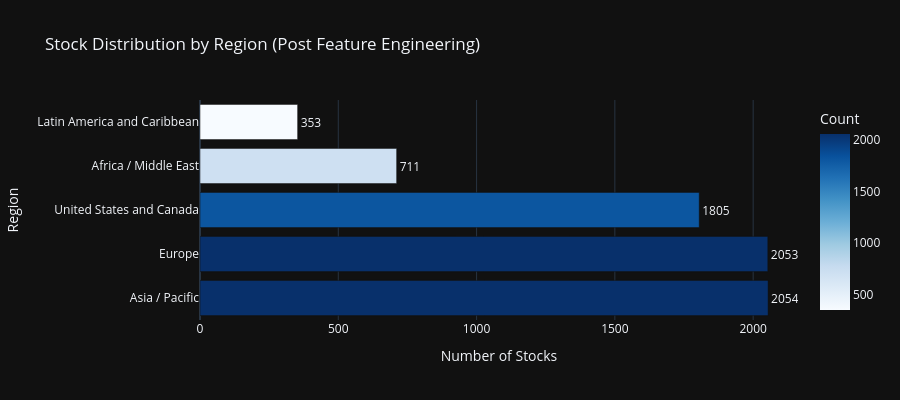
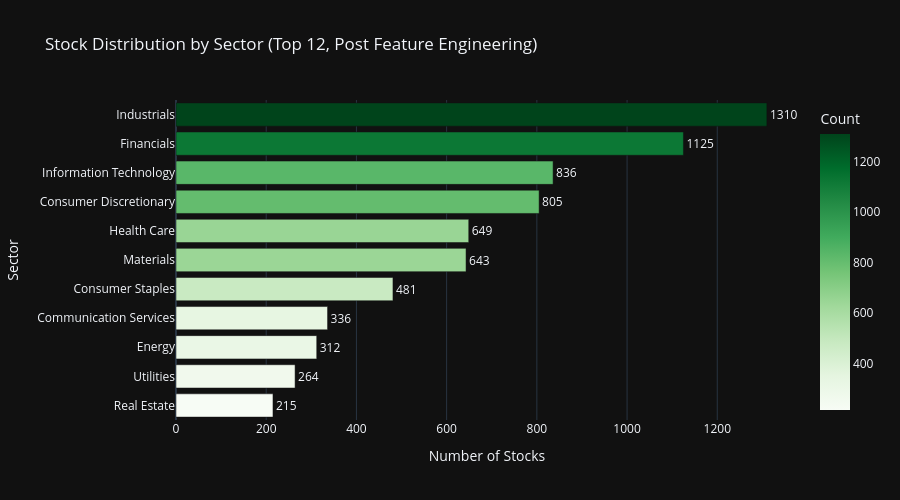
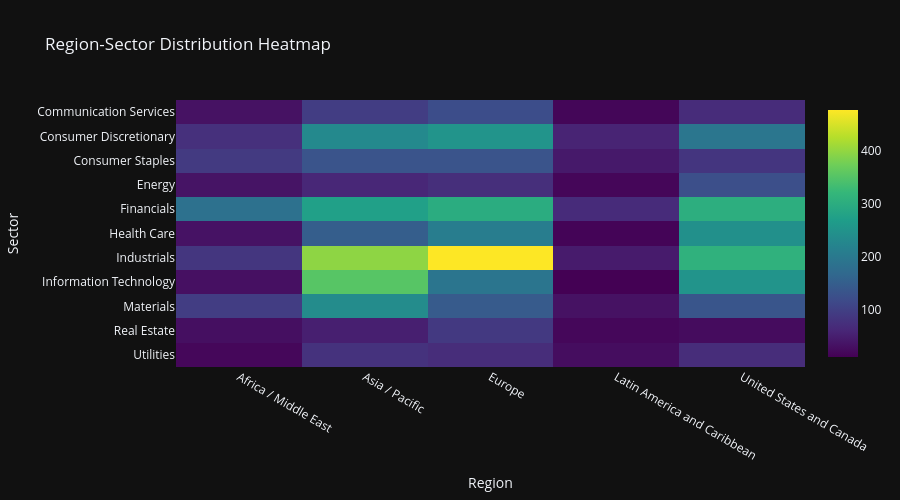
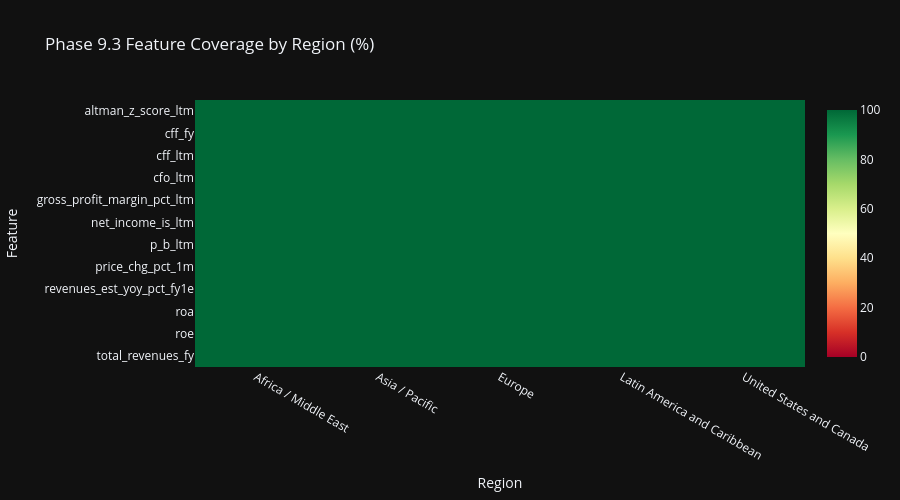

The code cell stored with these charts, in order, in its notebook:
### Markdown cell above
## Cell 7: Region & Sector Analytics with Feature Coverage

Section 17 compliant Plotly visualizations with dark theme.
Enhanced with Phase 9.3 feature analytics by region and sector.

### Code cell
# ============================================================================
# Cell 7: Region & Sector Analytics with Feature Coverage
# ============================================================================

print('=' * 80)
print('REGION & SECTOR ANALYTICS WITH FEATURE COVERAGE')
print('=' * 80)

# Use all_stocks_features (post feature engineering) for analytics
df_analytics = all_stocks_preprocessed

# Region distribution
if 'region' in df_analytics.columns:
    region_counts = df_analytics['region'].value_counts().reset_index()
    region_counts.columns = ['Region', 'Count']
    region_counts['Percentage'] = (region_counts['Count'] / region_counts['Count'].sum() * 100).round(1)

    fig_region = px.bar(
            region_counts,
            x='Count',
            y='Region',
            orientation='h',
            title='Stock Distribution by Region (Post Feature Engineering)',
            template=PLOTLY_TEMPLATE,
            color='Count',
            color_continuous_scale='Blues',
            text='Count',
            )
    fig_region.update_traces(
            textposition='outside',
            hovertemplate='<b>%{y}</b><br>Count: %{x}<br>Percentage: %{customdata[0]:.1f}%',
            customdata=region_counts[['Percentage']].values
            )
    fig_region.update_layout(
            xaxis_title='Number of Stocks',
            yaxis_title='Region',
            height=400,
            showlegend=False,
            )
    fig_region.show()

# Sector distribution (using TOP_N_SECTORS constant)
if 'sector' in df_analytics.columns:
    sector_counts = df_analytics['sector'].value_counts().head(TOP_N_SECTORS).reset_index()
    sector_counts.columns = ['Sector', 'Count']
    sector_counts['Percentage'] = (sector_counts['Count'] / len(df_analytics) * 100).round(1)

    fig_sector = px.bar(
            sector_counts.sort_values('Count'),
            x='Count',
            y='Sector',
            orientation='h',
            title=f'Stock Distribution by Sector (Top {TOP_N_SECTORS}, Post Feature Engineering)',
            template=PLOTLY_TEMPLATE,
            color='Count',
            color_continuous_scale='Greens',
            text='Count',
            )
    fig_sector.update_traces(
            textposition='outside',
            hovertemplate='<b>%{y}</b><br>Count: %{x}<br>Percentage: %{customdata[0]:.1f}%',
            customdata=sector_counts.sort_values('Count')[['Percentage']].values
            )
    fig_sector.update_layout(
            xaxis_title='Number of Stocks',
            yaxis_title='Sector',
            height=500,
            showlegend=False,
            )
    fig_sector.show()

# Region-Sector Heatmap
if 'region' in df_analytics.columns and 'sector' in df_analytics.columns:
    cross_tab = pd.crosstab(
            df_analytics['sector'],
            df_analytics['region']
            ).head(TOP_N_SECTORS)

    fig_heatmap = px.imshow(
            cross_tab,
            title='Region-Sector Distribution Heatmap',
            template=PLOTLY_TEMPLATE,
            color_continuous_scale='Viridis',
            aspect='auto',
            )
    fig_heatmap.update_layout(
            xaxis_title='Region',
            yaxis_title='Sector',
            height=500,
            )
    fig_heatmap.show()

print('\n✓ Distribution visualizations complete')

# ============================================================================
# Feature Coverage Analytics by Region and Sector
# ============================================================================
print('\n' + '=' * 80)
print('📊 PHASE 9.3 FEATURE ANALYTICS BY REGION & SECTOR')
print('=' * 80)

# Define key Phase 9.3 features for analysis (schema-driven from PHASE93_FEATURE_INPUTS)
# Select representative features from each category for coverage analysis
# Define key Phase 9.3 features for analysis (schema-driven from PHASE93_FEATURE_INPUTS)
# Use all 6 categories comprehensively for complete coverage
key_phase93_features = (
        PHASE93_FEATURE_INPUTS.get('profitability', [])[:5] +  # Margins, EBITDA, EBIT, net income
        PHASE93_FEATURE_INPUTS.get('valuation', [])[:5] +  # P/E, P/B, EV ratios
        PHASE93_FEATURE_INPUTS.get('momentum', [])[:5] +  # Price changes, returns
        PHASE93_FEATURE_INPUTS.get('quality_risk', [])[:5] +  # Altman Z, ROE, ROA, volatility
        PHASE93_FEATURE_INPUTS.get('cash_flow', [])[:5] +  # CFO, FCF, CFI, CFF
        PHASE93_FEATURE_INPUTS.get('growth', [])  # Revenue CAGR, growth estimates (all)
)
# Map input columns to engineered feature names where applicable
feature_mapping = {
    'return_on_equity_pct_ltm': 'roe',
    'return_on_assets_roa_pct_ltm': 'roa',
    'p_e_ltm': 'p_e_ratio',
    'p_e_ntm': 'p_e_ratio',
    'ev_ebitda_ltm': 'ev_ebitda_ratio',
    'altman_z_score_ltm': 'altman_z_score',
    'price_chg_pct_1m': 'price_momentum_1m',
    'price_chg_pct_3m': 'price_momentum_3m',
    }
# Build list using both raw and engineered feature names
available_phase93 = list(set([
                                 f for f in key_phase93_features if f in df_analytics.columns
                                 ] + [
                                 feature_mapping.get(f, f) for f in key_phase93_features
                                 if feature_mapping.get(f, f) in df_analytics.columns
                                 ]))[:12]  # Limit to 12 for visualization clarity

if available_phase93 and 'region' in df_analytics.columns:
    print(f'\n📍 Feature Coverage by Region ({len(available_phase93)} key features):')

    # Calculate non-null percentage per region for each feature
    region_coverage_data = []
    for region in df_analytics['region'].unique():
        region_df = df_analytics[df_analytics['region'] == region]
        region_count = len(region_df)

        for feat in available_phase93:
            non_null = region_df[feat].notna().sum()
            coverage_pct = (non_null / region_count * 100) if region_count > 0 else 0
            region_coverage_data.append({
                'Region': region,
                'Feature': feat,
                'Coverage %': round(coverage_pct, 1),
                'Non-Null': non_null,
                'Total': region_count
                })

    region_coverage_df = pd.DataFrame(region_coverage_data)

    # Pivot for heatmap
    region_pivot = region_coverage_df.pivot(index='Feature', columns='Region', values='Coverage %')

    fig_region_coverage = px.imshow(
            region_pivot,
            title='Phase 9.3 Feature Coverage by Region (%)',
            template=PLOTLY_TEMPLATE,
            color_continuous_scale='RdYlGn',
            zmin=0, zmax=100,
            aspect='auto',
            )
    fig_region_coverage.update_layout(
            xaxis_title='Region',
            yaxis_title='Feature',
            height=500,
            )
    fig_region_coverage.show()

if available_phase93 and 'sector' in df_analytics.columns:
    print(f'\n🏢 Feature Coverage by Sector (Top 10 sectors, {len(available_phase93)} key features):')

    # Get top 10 sectors by count
    top_sectors = df_analytics['sector'].value_counts().head(10).index.tolist()

    # Calculate non-null percentage per sector for each feature
    sector_coverage_data = []
    for sector in top_sectors:
        sector_df = df_analytics[df_analytics['sector'] == sector]
        sector_count = len(sector_df)

        for feat in available_phase93:
            non_null = sector_df[feat].notna().sum()
            coverage_pct = (non_null / sector_count * 100) if sector_count > 0 else 0
            sector_coverage_data.append({
                'Sector': str(sector)[:25],  # Truncate long names
                'Feature': feat,
                'Coverage %': round(coverage_pct, 1),
                'Non-Null': non_null,
                'Total': sector_count
                })

    sector_coverage_df = pd.DataFrame(sector_coverage_data)

    # Pivot for heatmap
    sector_pivot = sector_coverage_df.pivot(index='Feature', columns='Sector', values='Coverage %')

    fig_sector_coverage = px.imshow(
            sector_pivot,
            title='Phase 9.3 Feature Coverage by Sector (%)',
            template=PLOTLY_TEMPLATE,
            color_continuous_scale='RdYlGn',
            zmin=0, zmax=100,
            aspect='auto',
            )
    fig_sector_coverage.update_layout(
            xaxis_title='Sector',
            yaxis_title='Feature',
            height=600,
            )
    fig_sector_coverage.show()

# Feature statistics by region
if available_phase93 and 'region' in df_analytics.columns:
    print(f'\n📊 Key Feature Statistics by Region:')

    # Select 3 key features for detailed statistics
    stat_features = ['roe', 'price_momentum_1m', 'debt_to_equity']
    stat_features = [f for f in stat_features if f in df_analytics.columns]

    if stat_features:
        region_stats = df_analytics.groupby('region')[stat_features].agg(['mean', 'median', 'std']).round(3)
        print(region_stats.to_string())

        # Box plot for ROE by region (if available)
        if 'roe' in df_analytics.columns:
            fig_roe_region = px.box(
                    df_analytics[df_analytics['roe'].notna()],
                    x='region',
                    y='roe',
                    title='Return on Equity (ROE) Distribution by Region',
                    template=PLOTLY_TEMPLATE,
                    color='region',
                    )
            fig_roe_region.update_layout(
                    xaxis_title='Region',
                    yaxis_title='ROE',
                    height=450,
                    showlegend=False,
                    )
            fig_roe_region.show()

print('\n✓ Feature analytics by region and sector complete')

### Figure 1 — Plotly figure (JSON) as saved in the notebook; plotly's stock layout.template omitted (floating-point values rounded to 4 significant figures)
{"data": [{"hovertemplate": "<b>%{y}</b><br>Count: %{x}<br>Percentage: %{customdata[0]:.1f}%", "legendgroup": "", "marker": {"color": [2054, 2053, 1805, 711, 353], "coloraxis": "coloraxis", "pattern": {"shape": ""}}, "name": "", "orientation": "h", "showlegend": false, "text": [2054.0, 2053.0, 1805.0, 711.0, 353.0], "textposition": "outside", "x": [2054, 2053, 1805, 711, 353], "xaxis": "x", "y": ["Asia / Pacific", "Europe", "United States and Canada", "Africa / Middle East", "Latin America and Caribbean"], "yaxis": "y", "type": "bar", "customdata": [[29.4], [29.4], [25.9], [10.2], [5.1]]}], "layout": {"xaxis": {"anchor": "y", "domain": [0.0, 1.0], "title": {"text": "Number of Stocks"}}, "yaxis": {"anchor": "x", "domain": [0.0, 1.0], "title": {"text": "Region"}}, "coloraxis": {"colorbar": {"title": {"text": "Count"}}, "colorscale": [[0.0, "rgb(247,251,255)"], [0.125, "rgb(222,235,247)"], [0.25, "rgb(198,219,239)"], [0.375, "rgb(158,202,225)"], [0.5, "rgb(107,174,214)"], [0.625, "rgb(66,146,198)"], [0.75, "rgb(33,113,181)"], [0.875, "rgb(8,81,156)"], [1.0, "rgb(8,48,107)"]]}, "legend": {"tracegroupgap": 0}, "title": {"text": "Stock Distribution by Region (Post Feature Engineering)"}, "barmode": "relative", "height": 400, "showlegend": false}}

### Figure 2 — Plotly figure (JSON) as saved in the notebook; plotly's stock layout.template omitted (floating-point values rounded to 4 significant figures)
{"data": [{"hovertemplate": "<b>%{y}</b><br>Count: %{x}<br>Percentage: %{customdata[0]:.1f}%", "legendgroup": "", "marker": {"color": [215, 264, 312, 336, 481, 643, 649, 805, 836, 1125, 1310], "coloraxis": "coloraxis", "pattern": {"shape": ""}}, "name": "", "orientation": "h", "showlegend": false, "text": [215.0, 264.0, 312.0, 336.0, 481.0, 643.0, 649.0, 805.0, 836.0, 1125.0, 1310.0], "textposition": "outside", "x": [215, 264, 312, 336, 481, 643, 649, 805, 836, 1125, 1310], "xaxis": "x", "y": ["Real Estate", "Utilities", "Energy", "Communication Services", "Consumer Staples", "Materials", "Health Care", "Consumer Discretionary", "Information Technology", "Financials", "Industrials"], "yaxis": "y", "type": "bar", "customdata": [[3.1], [3.8], [4.5], [4.8], [6.9], [9.2], [9.3], [11.5], [12.0], [16.1], [18.8]]}], "layout": {"xaxis": {"anchor": "y", "domain": [0.0, 1.0], "title": {"text": "Number of Stocks"}}, "yaxis": {"anchor": "x", "domain": [0.0, 1.0], "title": {"text": "Sector"}}, "coloraxis": {"colorbar": {"title": {"text": "Count"}}, "colorscale": [[0.0, "rgb(247,252,245)"], [0.125, "rgb(229,245,224)"], [0.25, "rgb(199,233,192)"], [0.375, "rgb(161,217,155)"], [0.5, "rgb(116,196,118)"], [0.625, "rgb(65,171,93)"], [0.75, "rgb(35,139,69)"], [0.875, "rgb(0,109,44)"], [1.0, "rgb(0,68,27)"]]}, "legend": {"tracegroupgap": 0}, "title": {"text": "Stock Distribution by Sector (Top 12, Post Feature Engineering)"}, "barmode": "relative", "height": 500, "showlegend": false}}

### Figure 3 — Plotly figure (JSON) as saved in the notebook; plotly's stock layout.template omitted (floating-point values rounded to 4 significant figures)
{"data": [{"coloraxis": "coloraxis", "name": "0", "x": ["Africa / Middle East", "Asia / Pacific", "Europe", "Latin America and Caribbean", "United States and Canada"], "y": ["Communication Services", "Consumer Discretionary", "Consumer Staples", "Energy", "Financials", "Health Care", "Industrials", "Information Technology", "Materials", "Real Estate", "Utilities"], "z": [[33, 96, 121, 17, 69], [75, 230, 250, 57, 193], [91, 132, 132, 43, 83], [36, 61, 73, 18, 124], [184, 273, 298, 68, 302], [34, 149, 207, 15, 244], [84, 396, 476, 45, 309], [31, 352, 192, 11, 250], [95, 236, 144, 33, 135], [29, 51, 90, 19, 26], [19, 78, 70, 27, 70]], "type": "heatmap", "xaxis": "x", "yaxis": "y", "hovertemplate": "region: %{x}<br>sector: %{y}<br>color: %{z}<extra></extra>"}], "layout": {"xaxis": {"anchor": "y", "domain": [0.0, 1.0], "title": {"text": "Region"}}, "yaxis": {"anchor": "x", "domain": [0.0, 1.0], "autorange": "reversed", "title": {"text": "Sector"}}, "coloraxis": {"colorscale": [[0.0, "#440154"], [0.1111, "#482878"], [0.2222, "#3e4989"], [0.3333, "#31688e"], [0.4444, "#26828e"], [0.5556, "#1f9e89"], [0.6667, "#35b779"], [0.7778, "#6ece58"], [0.8889, "#b5de2b"], [1.0, "#fde725"]]}, "title": {"text": "Region-Sector Distribution Heatmap"}, "height": 500}}

### Figure 4 — Plotly figure (JSON) as saved in the notebook; plotly's stock layout.template omitted (floating-point values rounded to 4 significant figures)
{"data": [{"coloraxis": "coloraxis", "name": "0", "x": ["Africa / Middle East", "Asia / Pacific", "Europe", "Latin America and Caribbean", "United States and Canada"], "y": ["altman_z_score_ltm", "cff_fy", "cff_ltm", "cfo_ltm", "gross_profit_margin_pct_ltm", "net_income_is_ltm", "p_b_ltm", "price_chg_pct_1m", "revenues_est_yoy_pct_fy1e", "roa", "roe", "total_revenues_fy"], "z": [[100.0, 100.0, 100.0, 100.0, 100.0], [100.0, 100.0, 100.0, 100.0, 100.0], [100.0, 100.0, 100.0, 100.0, 100.0], [100.0, 100.0, 100.0, 100.0, 100.0], [100.0, 100.0, 100.0, 100.0, 100.0], [100.0, 100.0, 100.0, 100.0, 100.0], [100.0, 100.0, 100.0, 100.0, 100.0], [100.0, 100.0, 100.0, 100.0, 100.0], [100.0, 100.0, 100.0, 100.0, 100.0], [100.0, 100.0, 100.0, 100.0, 100.0], [100.0, 100.0, 100.0, 100.0, 100.0], [100.0, 100.0, 100.0, 100.0, 100.0]], "type": "heatmap", "xaxis": "x", "yaxis": "y", "hovertemplate": "Region: %{x}<br>Feature: %{y}<br>color: %{z}<extra></extra>"}], "layout": {"xaxis": {"anchor": "y", "domain": [0.0, 1.0], "title": {"text": "Region"}}, "yaxis": {"anchor": "x", "domain": [0.0, 1.0], "autorange": "reversed", "title": {"text": "Feature"}}, "coloraxis": {"colorscale": [[0.0, "rgb(165,0,38)"], [0.1, "rgb(215,48,39)"], [0.2, "rgb(244,109,67)"], [0.3, "rgb(253,174,97)"], [0.4, "rgb(254,224,139)"], [0.5, "rgb(255,255,191)"], [0.6, "rgb(217,239,139)"], [0.7, "rgb(166,217,106)"], [0.8, "rgb(102,189,99)"], [0.9, "rgb(26,152,80)"], [1.0, "rgb(0,104,55)"]], "cmin": 0, "cmax": 100}, "title": {"text": "Phase 9.3 Feature Coverage by Region (%)"}, "height": 500}}
